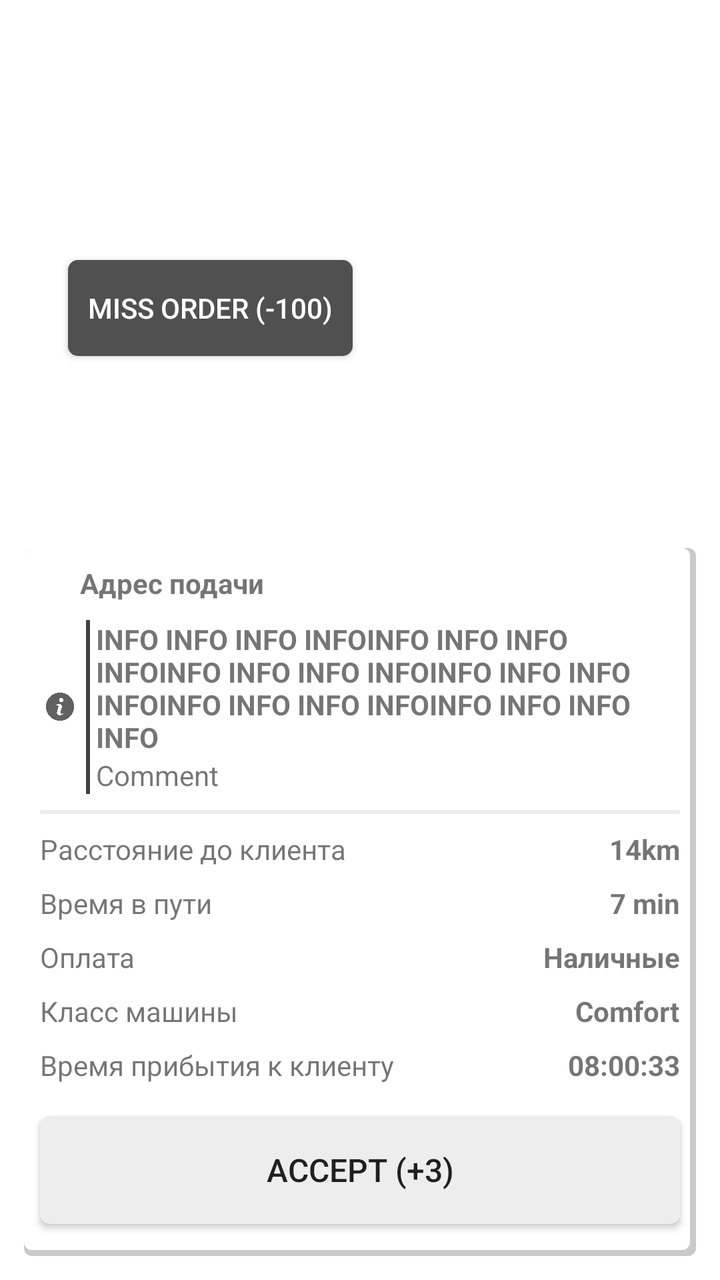
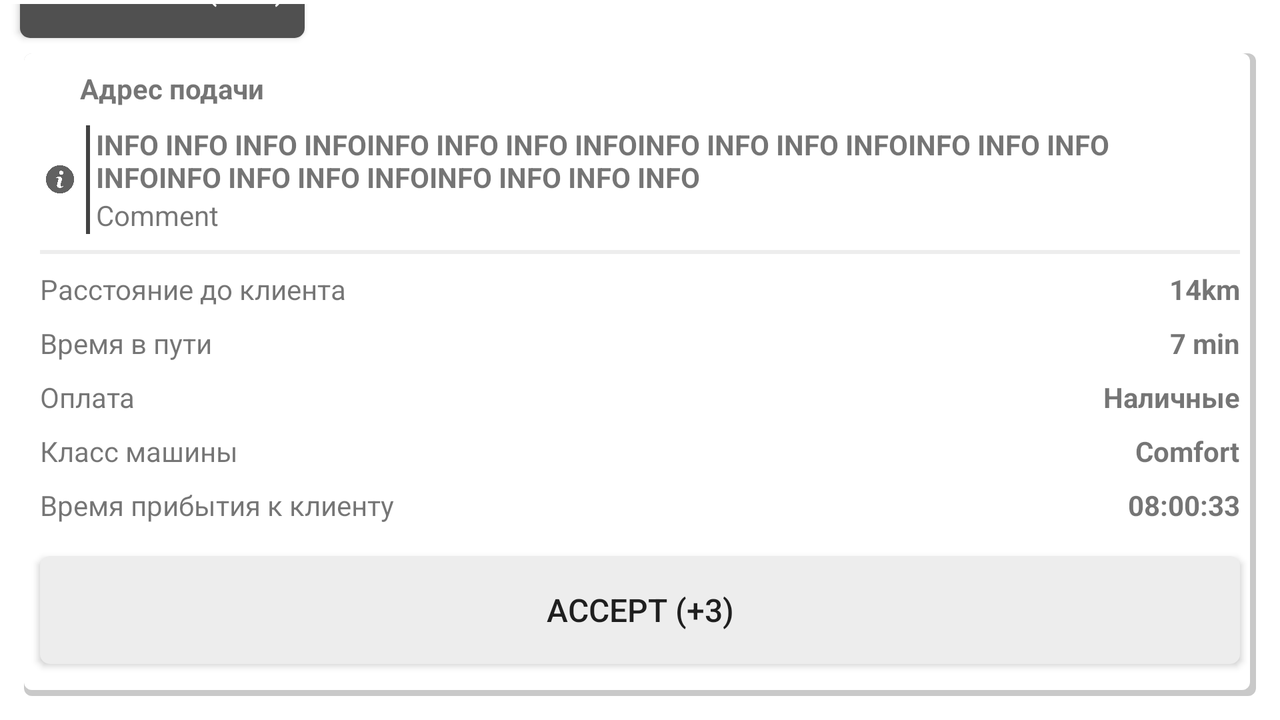

Two renders of one Android screen. The first uses the default layout on a phone; the second uses the alternative layout the repository ships for a different screen configuration, on a matching device. The two XML files are below.
<!-- AndroidManifest.xml: application theme AppTheme -->
<!-- res/layout/ll_order_offer.xml -->
<?xml version="1.0" encoding="utf-8"?>
<FrameLayout xmlns:android="http://schemas.android.com/apk/res/android"
    xmlns:app="http://schemas.android.com/apk/res-auto"
    xmlns:tools="http://schemas.android.com/tools"
    android:id="@+id/frameLayout2"
    android:layout_width="match_parent"
    android:layout_height="match_parent"
    android:padding="2dp"
    tools:context=".Fragments.LLOrderOffer">

    <androidx.constraintlayout.widget.ConstraintLayout
        android:id="@+id/cl"
        android:layout_width="match_parent"
        android:layout_height="match_parent"
        android:clickable="true"
        android:foreground="?android:selectableItemBackground">

        <Button
            android:id="@+id/btnMiss"
            android:layout_width="wrap_content"
            android:layout_height="wrap_content"
            android:layout_alignParentStart="true"
            android:layout_marginStart="32dp"
            android:layout_marginTop="128dp"
            android:background="@drawable/btn_yellow"
            android:padding="10dp"
            android:text="MISS ORDER (-100)"
            android:textColor="@color/colorWhite"
            app:layout_constraintStart_toStartOf="parent"
            app:layout_constraintTop_toTopOf="parent" />

        <LinearLayout
            android:orientation="vertical"
            android:layout_width="match_parent"
            android:layout_height="wrap_content"
            android:layout_margin="10dp"
            android:background="@drawable/order_shadow"
            app:layout_constraintBottom_toBottomOf="parent"
            app:layout_constraintEnd_toEndOf="parent"
            app:layout_constraintStart_toStartOf="parent">

            <LinearLayout
                android:id="@+id/llAddress"
                android:layout_width="match_parent"
                android:layout_height="wrap_content"
                android:layout_marginLeft="8dp"
                android:layout_marginTop="8dp"
                android:layout_marginRight="8dp">

                <ImageView
                    android:layout_width="20dp"
                    android:layout_height="20dp"
                    android:padding="3dp"
                    android:src="@drawable/placeholderlight" />

                <TextView
                    android:id="@+id/addressOfClient"
                    android:layout_width="match_parent"
                    android:layout_height="wrap_content"
                    android:layout_weight="1"
                    android:text="@string/AddressOfClient"
                    android:textStyle="bold" />
            </LinearLayout>

            <LinearLayout
                android:id="@+id/llFromInfo"
                android:layout_width="match_parent"
                android:layout_height="wrap_content"
                android:layout_marginLeft="8dp"
                android:layout_marginTop="8dp"
                android:layout_marginRight="8dp"
                android:orientation="horizontal"
                android:gravity="center_vertical">

                <ImageView
                    android:layout_width="20dp"
                    android:layout_height="20dp"
                    android:padding="3dp"
                    android:src="@drawable/info" />

                <LinearLayout
                    android:layout_width="2dp"
                    android:layout_height="match_parent"
                    android:layout_marginLeft="3dp"
                    android:layout_marginRight="3dp"
                    android:background="@color/cardview_dark_background">

                </LinearLayout>
                
                <LinearLayout
                    android:layout_width="match_parent"
                    android:layout_height="wrap_content"
                    android:orientation="vertical">

                <TextView
                    android:id="@+id/fromInfo"
                    android:layout_width="match_parent"
                    android:layout_height="wrap_content"
                    android:layout_weight="1"
                    android:text="INFO INFO INFO INFOINFO INFO INFO INFOINFO INFO INFO INFOINFO INFO INFO INFOINFO INFO INFO INFOINFO INFO INFO INFO"
                    android:textStyle="bold" />

                    <TextView
                        android:id="@+id/fromComment"
                        android:layout_width="match_parent"
                        android:layout_height="wrap_content"
                        android:layout_weight="1"
                        android:text="Comment" />
                </LinearLayout>

            </LinearLayout>

            <View
                android:id="@+id/view1"
                android:layout_width="match_parent"
                android:layout_height="2dp"
                android:layout_marginLeft="8dp"
                android:layout_marginTop="8dp"
                android:layout_marginRight="8dp"
                android:background="@color/colorGrayLight" />

            <LinearLayout
                android:id="@+id/llDistanceToClient"
                android:layout_width="match_parent"
                android:layout_height="wrap_content"
                android:layout_marginLeft="8dp"
                android:layout_marginTop="8dp"
                android:layout_marginRight="8dp"
                android:orientation="horizontal">

                <TextView
                    android:id="@+id/oob"
                    android:layout_width="match_parent"
                    android:layout_height="wrap_content"
                    android:layout_weight="1"
                    android:text="@string/DistanceToClient" />

                <TextView
                    android:id="@+id/tvDistanceToClient"
                    android:layout_width="wrap_content"
                    android:layout_height="wrap_content"
                    android:text="14km"
                    android:textStyle="bold" />

            </LinearLayout>

            <LinearLayout
                android:id="@+id/llRent"
                android:layout_width="match_parent"
                android:layout_height="wrap_content"
                android:layout_marginLeft="8dp"
                android:layout_marginTop="8dp"
                android:layout_marginRight="8dp"
                android:orientation="horizontal"
                android:visibility="gone">

                <TextView
                    android:id="@+id/ttrent"
                    android:layout_width="match_parent"
                    android:layout_height="wrap_content"
                    android:layout_weight="1"
                    android:text="@string/RentCar" />

                <TextView
                    android:id="@+id/tvRentTime"
                    android:layout_width="wrap_content"
                    android:layout_height="wrap_content"
                    android:text="4 hour"
                    android:textStyle="bold" />

            </LinearLayout>

            <LinearLayout
                android:id="@+id/llTimeToClient"
                android:layout_width="match_parent"
                android:layout_height="wrap_content"
                android:layout_marginLeft="8dp"
                android:layout_marginTop="8dp"
                android:layout_marginRight="8dp"
                android:orientation="horizontal">

                <TextView
                    android:id="@+id/ooo"
                    android:layout_width="match_parent"
                    android:layout_height="wrap_content"
                    android:layout_weight="1"
                    android:text="@string/TimeToClient" />

                <TextView
                    android:id="@+id/tvTimeToClient"
                    android:layout_width="wrap_content"
                    android:layout_height="wrap_content"
                    android:text="7 min"
                    android:textStyle="bold" />

            </LinearLayout>

            <LinearLayout
                android:id="@+id/llPayment"
                android:layout_width="match_parent"
                android:layout_height="wrap_content"
                android:layout_marginLeft="8dp"
                android:layout_marginTop="8dp"
                android:layout_marginRight="8dp"
                android:orientation="horizontal">

                <TextView
                    android:id="@+id/mmm"
                    android:layout_width="match_parent"
                    android:layout_height="wrap_content"
                    android:layout_weight="1"
                    android:text="@string/Payment" />

                <TextView
                    android:id="@+id/tvPayment"
                    android:layout_width="wrap_content"
                    android:layout_height="wrap_content"
                    android:text="@string/Cash"
                    android:textStyle="bold" />

            </LinearLayout>

            <LinearLayout
                android:id="@+id/llCarClass"
                android:layout_width="match_parent"
                android:layout_height="wrap_content"
                android:layout_marginLeft="8dp"
                android:layout_marginTop="8dp"
                android:layout_marginRight="8dp"
                android:orientation="horizontal">

                <TextView
                    android:id="@+id/tvCarClass"
                    android:layout_width="match_parent"
                    android:layout_height="wrap_content"
                    android:layout_weight="1"
                    android:text="@string/CarClass" />

                <TextView
                    android:id="@+id/tvCarClassName"
                    android:layout_width="wrap_content"
                    android:layout_height="wrap_content"
                    android:text="Comfort"
                    android:textStyle="bold" />

            </LinearLayout>

            <LinearLayout
                android:id="@+id/llOrderStartTime"
                android:layout_width="match_parent"
                android:layout_height="wrap_content"
                android:layout_marginLeft="8dp"
                android:layout_marginTop="8dp"
                android:layout_marginRight="8dp"
                android:orientation="horizontal">

                <TextView
                    android:id="@+id/tvOrderStartTime"
                    android:layout_width="match_parent"
                    android:layout_height="wrap_content"
                    android:layout_weight="1"
                    android:text="@string/OrderStartTime" />

                <TextView
                    android:id="@+id/tvOrderStartTimeValue"
                    android:layout_width="wrap_content"
                    android:layout_height="wrap_content"
                    android:text="08:00:33"
                    android:textStyle="bold" />

            </LinearLayout>

            <Button
                android:id="@+id/btnAcceptGreen"
                android:layout_width="match_parent"
                android:layout_height="54dp"
                android:layout_marginStart="8dp"
                android:layout_marginTop="16dp"
                android:layout_marginEnd="8dp"
                android:layout_marginBottom="16dp"
                android:background="@drawable/btn_fill"
                android:text="ACCEPT (+3)"
                android:textSize="16sp" />

        </LinearLayout>
    </androidx.constraintlayout.widget.ConstraintLayout>

</FrameLayout>
<!-- resources referenced by this layout -->
<resources>
  <color name="colorGrayLight">#ededed</color>
  <color name="colorWhite">#ffffff</color>
  <!-- drawable btn_fill (drawable) -->
  <?xml version="1.0" encoding="utf-8"?>
  <layer-list xmlns:android="http://schemas.android.com/apk/res/android">
      <item>
          <shape android:shape="rectangle">
              <corners
                  android:radius="5dp"/>
              <solid android:color="@color/colorGrayLight" />
          </shape>
      </item>
      <item android:id="@+id/clip_drawable">
          <clip
              android:clipOrientation="horizontal"
              android:gravity="start">
              <shape
                  android:shape="rectangle">
                  <corners
                      android:radius="5dp"/>
                  <gradient
                      android:angle="45"
                      android:endColor="@color/colorButtonBgGreen"
                      android:startColor="#009688"
                      android:type="linear" />
              </shape>
          </clip>
      </item>
  </layer-list>
  <!-- drawable btn_yellow (drawable) -->
  <?xml version="1.0" encoding="utf-8"?>
  <shape android:shape="rectangle" xmlns:android="http://schemas.android.com/apk/res/android">
      android:bottom="5px"
      android:right="5px"
      <solid android:color="@color/colorGray" />
      <corners
          android:radius="5dp" />
  </shape>
  <!-- drawable info: png bitmap (drawable-v24, 4042 bytes) -->
  <!-- drawable order_shadow (drawable) -->
  <?xml version="1.0" encoding="utf-8"?>
  <layer-list xmlns:android="http://schemas.android.com/apk/res/android">
      <item >
          <shape
              android:shape="rectangle">
          <solid android:color="@color/colorGrayShadow" />
          <corners android:radius="4dp"/>
          </shape>
      </item>
      <item android:right="3dp" android:bottom="3dp">
          <shape
              android:shape="rectangle">
          <solid android:color="@android:color/white"/>
          <corners android:radius="4dp"/>
          </shape>
      </item>
  </layer-list>
  <string name="AddressOfClient">Адрес подачи</string>
  <string name="CarClass">Класс машины</string>
  <string name="Cash">Наличные</string>
  <string name="DistanceToClient">Расстояние до клиента</string>
  <string name="OrderStartTime">Время прибытия к клиенту</string>
  <string name="Payment">Оплата</string>
  <string name="RentCar">Аренда автомобиля</string>
  <string name="TimeToClient">Время в пути</string>
  <style name="AppTheme" parent="Theme.AppCompat.Light.NoActionBar">
          
          <item name="colorPrimary">@color/colorPrimary</item>
          <item name="colorPrimaryDark">@color/colorPrimaryDark</item>
          <item name="colorAccent">@color/colorAccent</item>
          <item name="android:backgroundDimEnabled">false</item>
          <item name="android:windowBackground">@android:color/transparent</item>
          <item name="android:windowIsTranslucent">false</item>
          <item name="android:windowNoTitle">true</item>
          <item name="android:windowActionBar">false</item>
          <item name="android:windowFullscreen">false</item>
          <item name="android:windowContentOverlay">@null</item>
      </style>
  <color name="colorButtonBgGreen">#00c513</color>
  <color name="colorGray">#505050</color>
  <color name="colorGrayShadow">#5B686868</color>
  <color name="colorPrimary">#008577</color>
  <color name="colorPrimaryDark">#00574B</color>
  <color name="colorAccent">#D81B60</color>
</resources>
<!-- res/layout-land/ll_order_offer.xml (the repository's variant of the layout above) -->
<!-- drawn on the phone turned sideways -->
<?xml version="1.0" encoding="utf-8"?>
<FrameLayout xmlns:android="http://schemas.android.com/apk/res/android"
    xmlns:app="http://schemas.android.com/apk/res-auto"
    xmlns:tools="http://schemas.android.com/tools"
    android:id="@+id/frameLayout2"
    android:layout_width="match_parent"
    android:layout_height="match_parent"
    android:padding="2dp"
    tools:context=".Fragments.LLOrderOffer">

    <androidx.constraintlayout.widget.ConstraintLayout
        android:id="@+id/cl"
        android:layout_width="match_parent"
        android:layout_height="match_parent"
        android:clickable="true"
        android:foreground="?android:selectableItemBackground">

        <Button
            android:id="@+id/btnMiss"
            android:layout_width="wrap_content"
            android:layout_height="48dp"
            android:layout_alignParentStart="true"
            android:layout_marginStart="8dp"
            android:layout_marginBottom="8dp"
            android:background="@drawable/btn_yellow"
            android:padding="10dp"
            android:text="MISS ORDER (-100)"
            android:textColor="@color/colorWhite"
            app:layout_constraintBottom_toTopOf="@+id/constraintLayout6"
            app:layout_constraintStart_toStartOf="parent" />

        <LinearLayout
            android:orientation="vertical"
            android:id="@+id/constraintLayout6"
            android:layout_width="match_parent"
            android:layout_height="wrap_content"
            android:layout_margin="10dp"
            android:background="@drawable/order_shadow"
            app:layout_constraintBottom_toBottomOf="parent"
            app:layout_constraintEnd_toEndOf="parent"
            app:layout_constraintStart_toStartOf="parent">

            <LinearLayout
                android:id="@+id/llAddress"
                android:layout_width="match_parent"
                android:layout_height="wrap_content"
                android:layout_marginLeft="8dp"
                android:layout_marginTop="8dp"
                android:layout_marginRight="8dp">

                <ImageView
                    android:layout_width="20dp"
                    android:layout_height="20dp"
                    android:padding="3dp"
                    android:src="@drawable/placeholderlight" />

                <TextView
                    android:id="@+id/addressOfClient"
                    android:layout_width="match_parent"
                    android:layout_height="wrap_content"
                    android:layout_weight="1"
                    android:text="@string/AddressOfClient"
                    android:textStyle="bold" />
            </LinearLayout>

            <LinearLayout
                android:id="@+id/llFromInfo"
                android:layout_width="match_parent"
                android:layout_height="wrap_content"
                android:layout_marginLeft="8dp"
                android:layout_marginTop="8dp"
                android:layout_marginRight="8dp"
                android:orientation="horizontal"
                android:gravity="center_vertical">

                <ImageView
                    android:layout_width="20dp"
                    android:layout_height="20dp"
                    android:padding="3dp"
                    android:src="@drawable/info" />

                <LinearLayout
                    android:layout_width="2dp"
                    android:layout_height="match_parent"
                    android:layout_marginLeft="3dp"
                    android:layout_marginRight="3dp"
                    android:background="@color/cardview_dark_background">

                </LinearLayout>

                <LinearLayout
                    android:layout_width="match_parent"
                    android:layout_height="wrap_content"
                    android:orientation="vertical">

                    <TextView
                        android:id="@+id/fromInfo"
                        android:layout_width="match_parent"
                        android:layout_height="wrap_content"
                        android:layout_weight="1"
                        android:text="INFO INFO INFO INFOINFO INFO INFO INFOINFO INFO INFO INFOINFO INFO INFO INFOINFO INFO INFO INFOINFO INFO INFO INFO"
                        android:textStyle="bold" />

                    <TextView
                        android:id="@+id/fromComment"
                        android:layout_width="match_parent"
                        android:layout_height="wrap_content"
                        android:layout_weight="1"
                        android:text="Comment" />
                </LinearLayout>

            </LinearLayout>

            <View
                android:id="@+id/view1"
                android:layout_width="match_parent"
                android:layout_height="2dp"
                android:layout_marginLeft="8dp"
                android:layout_marginTop="8dp"
                android:layout_marginRight="8dp"
                android:background="@color/colorGrayLight" />

            <LinearLayout
                android:id="@+id/llDistanceToClient"
                android:layout_width="match_parent"
                android:layout_height="wrap_content"
                android:layout_marginLeft="8dp"
                android:layout_marginTop="8dp"
                android:layout_marginRight="8dp"
                android:orientation="horizontal">

                <TextView
                    android:id="@+id/oob"
                    android:layout_width="match_parent"
                    android:layout_height="wrap_content"
                    android:layout_weight="1"
                    android:text="@string/DistanceToClient" />

                <TextView
                    android:id="@+id/tvDistanceToClient"
                    android:layout_width="wrap_content"
                    android:layout_height="wrap_content"
                    android:text="14km"
                    android:textStyle="bold" />

            </LinearLayout>

            <LinearLayout
                android:id="@+id/llRent"
                android:layout_width="match_parent"
                android:layout_height="wrap_content"
                android:layout_marginLeft="8dp"
                android:layout_marginTop="8dp"
                android:layout_marginRight="8dp"
                android:orientation="horizontal"
                android:visibility="gone">

                <TextView
                    android:id="@+id/ttrent"
                    android:layout_width="match_parent"
                    android:layout_height="wrap_content"
                    android:layout_weight="1"
                    android:text="@string/RentCar" />

                <TextView
                    android:id="@+id/tvRentTime"
                    android:layout_width="wrap_content"
                    android:layout_height="wrap_content"
                    android:text="4 hour"
                    android:textStyle="bold" />

            </LinearLayout>

            <LinearLayout
                android:id="@+id/llTimeToClient"
                android:layout_width="match_parent"
                android:layout_height="wrap_content"
                android:layout_marginLeft="8dp"
                android:layout_marginTop="8dp"
                android:layout_marginRight="8dp"
                android:orientation="horizontal">

                <TextView
                    android:id="@+id/ooo"
                    android:layout_width="match_parent"
                    android:layout_height="wrap_content"
                    android:layout_weight="1"
                    android:text="@string/TimeToClient" />

                <TextView
                    android:id="@+id/tvTimeToClient"
                    android:layout_width="wrap_content"
                    android:layout_height="wrap_content"
                    android:text="7 min"
                    android:textStyle="bold" />

            </LinearLayout>

            <LinearLayout
                android:id="@+id/llPayment"
                android:layout_width="match_parent"
                android:layout_height="wrap_content"
                android:layout_marginLeft="8dp"
                android:layout_marginTop="8dp"
                android:layout_marginRight="8dp"
                android:orientation="horizontal">

                <TextView
                    android:id="@+id/mmm"
                    android:layout_width="match_parent"
                    android:layout_height="wrap_content"
                    android:layout_weight="1"
                    android:text="@string/Payment" />

                <TextView
                    android:id="@+id/tvPayment"
                    android:layout_width="wrap_content"
                    android:layout_height="wrap_content"
                    android:text="@string/Cash"
                    android:textStyle="bold" />

            </LinearLayout>

            <LinearLayout
                android:id="@+id/llCarClass"
                android:layout_width="match_parent"
                android:layout_height="wrap_content"
                android:layout_marginLeft="8dp"
                android:layout_marginTop="8dp"
                android:layout_marginRight="8dp"
                android:orientation="horizontal">

                <TextView
                    android:id="@+id/tvCarClass"
                    android:layout_width="match_parent"
                    android:layout_height="wrap_content"
                    android:layout_weight="1"
                    android:text="@string/CarClass" />

                <TextView
                    android:id="@+id/tvCarClassName"
                    android:layout_width="wrap_content"
                    android:layout_height="wrap_content"
                    android:text="Comfort"
                    android:textStyle="bold" />

            </LinearLayout>

            <LinearLayout
                android:id="@+id/llOrderStartTime"
                android:layout_width="match_parent"
                android:layout_height="wrap_content"
                android:layout_marginLeft="8dp"
                android:layout_marginTop="8dp"
                android:layout_marginRight="8dp"
                android:orientation="horizontal">

                <TextView
                    android:id="@+id/tvOrderStartTime"
                    android:layout_width="match_parent"
                    android:layout_height="wrap_content"
                    android:layout_weight="1"
                    android:text="@string/OrderStartTime" />

                <TextView
                    android:id="@+id/tvOrderStartTimeValue"
                    android:layout_width="wrap_content"
                    android:layout_height="wrap_content"
                    android:text="08:00:33"
                    android:textStyle="bold" />

            </LinearLayout>

            <Button
                android:id="@+id/btnAcceptGreen"
                android:layout_width="match_parent"
                android:layout_height="54dp"
                android:layout_marginStart="8dp"
                android:layout_marginTop="16dp"
                android:layout_marginEnd="8dp"
                android:layout_marginBottom="16dp"
                android:background="@drawable/btn_fill"
                android:text="ACCEPT (+3)"
                android:textSize="16sp" />

        </LinearLayout>
    </androidx.constraintlayout.widget.ConstraintLayout>

</FrameLayout>
